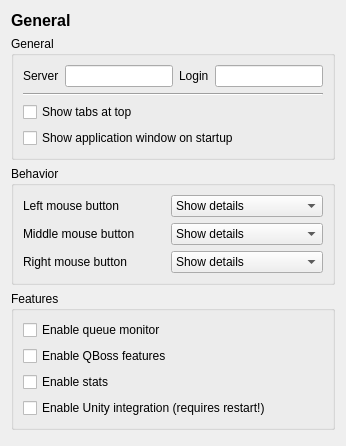
     <widget class="QWidget" name="page">
      <layout class="QGridLayout" name="gridLayout_24">
       <item row="0" column="0">
        <widget class="QLabel" name="label_22">
         <property name="font">
          <font>
           <pointsize>12</pointsize>
           <weight>75</weight>
           <bold>true</bold>
          </font>
         </property>
         <property name="frameShape">
          <enum>QFrame::NoFrame</enum>
         </property>
         <property name="frameShadow">
          <enum>QFrame::Sunken</enum>
         </property>
         <property name="text">
          <string>General</string>
         </property>
        </widget>
       </item>
       <item row="1" column="0" colspan="2">
        <widget class="QGroupBox" name="groupBox_2">
         <property name="title">
          <string>General</string>
         </property>
         <layout class="QGridLayout" name="gridLayout_4">
          <item row="2" column="0">
           <widget class="QCheckBox" name="cfg_showTabsAtTop">
            <property name="text">
             <string>Show tabs at top</string>
            </property>
           </widget>
          </item>
          <item row="1" column="0">
           <widget class="Line" name="line">
            <property name="orientation">
             <enum>Qt::Horizontal</enum>
            </property>
           </widget>
          </item>
          <item row="3" column="0">
           <widget class="QCheckBox" name="cfg_showAppWindow">
            <property name="text">
             <string>Show application window on startup</string>
            </property>
           </widget>
          </item>
          <item row="0" column="0">
           <layout class="QGridLayout" name="gridLayout_2">
            <item row="0" column="2">
             <widget class="QLabel" name="label">
              <property name="text">
               <string>Login</string>
              </property>
             </widget>
            </item>
            <item row="0" column="1">
             <widget class="QLineEdit" name="cfg_dBServer"/>
            </item>
            <item row="0" column="0">
             <widget class="QLabel" name="label_2">
              <property name="text">
               <string>Server</string>
              </property>
             </widget>
            </item>
            <item row="0" column="3">
             <widget class="QLineEdit" name="cfg_engineer"/>
            </item>
           </layout>
          </item>
         </layout>
        </widget>
       </item>
       <item row="2" column="0" colspan="2">
        <widget class="QGroupBox" name="groupBox_3">
         <property name="title">
          <string>Behavior</string>
         </property>
         <layout class="QGridLayout" name="gridLayout_3">
          <item row="0" column="0">
           <layout class="QGridLayout" name="gridLayout_6">
            <item row="1" column="1">
             <widget class="QComboBox" name="cfg_middleMouseButton">
              <property name="currentIndex">
               <number>0</number>
              </property>
              <item>
               <property name="text">
                <string>Show details</string>
               </property>
              </item>
              <item>
               <property name="text">
                <string>Context menu</string>
               </property>
              </item>
              <item>
               <property name="text">
                <string>Copy SR# to clipboard</string>
               </property>
              </item>
             </widget>
            </item>
            <item row="2" column="0">
             <widget class="QLabel" name="label_31">
              <property name="text">
               <string>Right mouse button</string>
              </property>
             </widget>
            </item>
            <item row="2" column="1">
             <widget class="QComboBox" name="cfg_rightMouseButton">
              <property name="currentIndex">
               <number>0</number>
              </property>
              <item>
               <property name="text">
                <string>Show details</string>
               </property>
              </item>
              <item>
               <property name="text">
                <string>Context menu</string>
               </property>
              </item>
              <item>
               <property name="text">
                <string>Copy SR# to clipboard</string>
               </property>
              </item>
             </widget>
            </item>
            <item row="0" column="0">
             <widget class="QLabel" name="label_29">
              <property name="text">
               <string>Left mouse button</string>
              </property>
             </widget>
            </item>
            <item row="0" column="1">
             <widget class="QComboBox" name="cfg_leftMouseButton">
              <item>
               <property name="text">
                <string>Show details</string>
               </property>
              </item>
              <item>
               <property name="text">
                <string>Context menu</string>
               </property>
              </item>
              <item>
               <property name="text">
                <string>Copy SR# to clipboard</string>
               </property>
              </item>
             </widget>
            </item>
            <item row="1" column="0">
             <widget class="QLabel" name="label_30">
              <property name="text">
               <string>Middle mouse button</string>
              </property>
             </widget>
            </item>
           </layout>
          </item>
         </layout>
        </widget>
       </item>
       <item row="3" column="0" colspan="2">
        <widget class="QGroupBox" name="groupBox_4">
         <property name="title">
          <string>Features</string>
         </property>
         <layout class="QGridLayout" name="gridLayout_36">
          <item row="0" column="0">
           <widget class="QCheckBox" name="cfg_monitorEnabled">
            <property name="text">
             <string>Enable queue monitor</string>
            </property>
           </widget>
          </item>
          <item row="1" column="0">
           <widget class="QCheckBox" name="cfg_qbossFeatures">
            <property name="text">
             <string>Enable QBoss features</string>
            </property>
           </widget>
          </item>
          <item row="2" column="0">
           <widget class="QCheckBox" name="cfg_statsEnabled">
            <property name="text">
             <string>Enable stats</string>
            </property>
           </widget>
          </item>
          <item row="3" column="0">
           <widget class="QCheckBox" name="cfg_unityEnabled">
            <property name="text">
             <string>Enable Unity integration (requires restart!)</string>
            </property>
           </widget>
          </item>
         </layout>
        </widget>
       </item>
       <item row="4" column="1">
        <spacer name="verticalSpacer">
         <property name="orientation">
          <enum>Qt::Vertical</enum>
         </property>
         <property name="sizeHint" stdset="0">
          <size>
           <width>20</width>
           <height>5</height>
          </size>
         </property>
        </spacer>
       </item>
      </layout>
     </widget>
